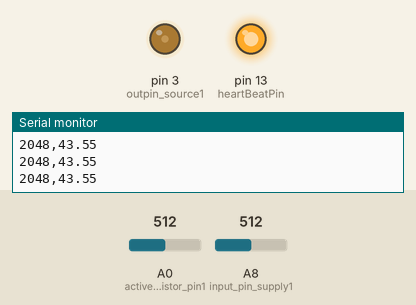
Simulated run of this sketch. Board: Teensy 4. On the bench: output pins drawn as LEDs (lit = HIGH), the last lines printed to the serial monitor. Inputs (shaded band) come from the test bench; at power-on: A0 (active_thermistor_pin1) = 512, A8 (input_pin_supply1) = 512 (analog values on the 0–1023 scale).

Above: at 1.2 s.
1.3 s: A0 (active_thermistor_pin1) set to 716
At 2.1 s:
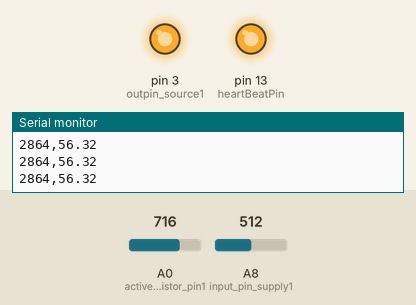
2.8 s: A8 (input_pin_supply1) set to 716
At 3.8 s:
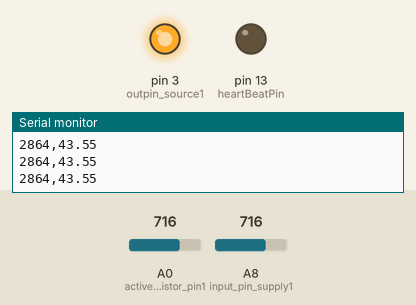
4.3 s: A8 (input_pin_supply1) set to 306
7.3 s: A0 (active_thermistor_pin1) set to 306
At 7.9 s:
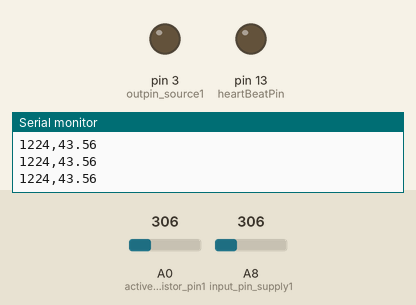
8.8 s: A8 (input_pin_supply1) set to 122
At 9.4 s:
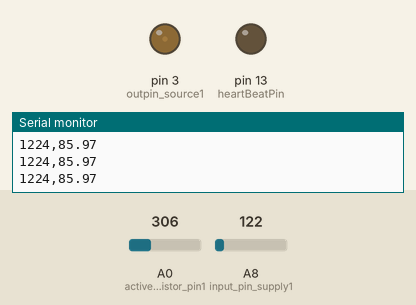
10.4 s: A0 (active_thermistor_pin1) set to 10
At 11.3 s:
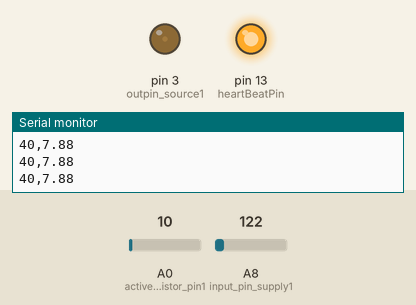
Timing chart, 0 to 12.9 s (numbered marks = the images above; inputs shaded):
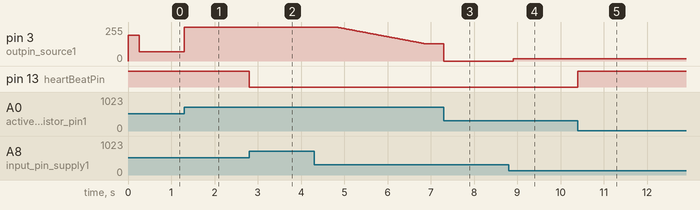

The sketch:

active_thermal_magnum_opus.ino
```cpp
#include <math.h>

IntervalTimer buck_control_timer;
IntervalTimer send_data_timer;
IntervalTimer temperature_control_timer;

const int heartBeatPin = 13;

const int outpin_source1 = 3;     /// change me
const int input_pin_supply1 = 22; /// change me

const int active_thermistor_pin1 = 14;
const int active_thermistor_pin2 = 15;

#define minV 7
#define maxV 13

int incomingValue;
volatile float Setpoint1mv = 10000;
volatile float Tset = 55.0; //C
const float mv_coeff = 4.922;

int serialVals[2];
int serialNdx = 0;


const float kp = 0.5; // 0-4095 DC units per mv of error
const float ki = 1; // 0-4095 DC units per mv of error
const float kd = 0; // 0-4095 DC units per mv of error

volatile float Te = 0;
volatile float Te_last = 0;
volatile float Te_sum = minV * 1000.0;
const float temperature_dt = 0.1;

const float temperature_kp = 1500.0; // mv/(K)
float temperature_ki = 300.0; // mv/(K s)
float temperature_kd = 30.0; // mv/(K/s)
const float TI_max = maxV * 1000.0;
volatile int control = 1;
volatile int LED = 1;

const float len = 9.0;
volatile int Input1mv[]= {0,0,0,0,0,0,0,0,0,0};
volatile int i = 0;
float Inmv = 19960;

volatile float Input1mv_avg = 0;
volatile float Delta1mv;
float I_max = 1500;
volatile float Delta1mv_sum = 1000;
volatile float Delta1mv_last = 0;
volatile float pwm1;

float buck_dt = 0.001;
volatile float out1 = 0;

float data_dt = 0.01;

// Convert voltage to temperature in celcius
float temperature(int a, float Vsupp, float Rref) {
    const float Vref = 3.3;
    float Vin = ((float)a)/4095.0*Vref;
    const float T1 = 288.15;
    const float Beta = 3406;
    const float R1 = 14827;
    Vin = constrain(Vin,0.001, 3.3);
    float RT = constrain(Rref*((Vsupp/Vin) - 1),1000, 20000);
    float TC = (T1*Beta/log(R1/RT))/(Beta/log(R1/RT) - T1) - 273.15;
    return TC;
}

// Return temperature of active temperature sensor in celcius
float active(void) {
    return temperature(analogRead(active_thermistor_pin1), Input1mv_avg*0.001, 1000);
}

void temperature_controller(void) {
    float act = active();

    if (act > 20 && control) {
        Te = Tset - act;
        if (abs(Te) < 0.5) {
            LED = !LED;
            digitalWrite(heartBeatPin,LED);
        }

        Te_sum = constrain(Te_sum + Te*temperature_ki*temperature_dt , minV*1000.0, maxV*1000.0 - temperature_kp*Te);
        Setpoint1mv = constrain(temperature_kp*Te + Te_sum + temperature_kd*(Te - Te_last)/temperature_dt, minV*1000.0, maxV*1000.0);
        Te_last = Te;
    } else {
        digitalWrite(heartBeatPin,HIGH);
    }
}

void buck_controller(void) {
    for (i = 0; i < len; i++) {
        Input1mv[i] = Input1mv[i+1];
    }

    Input1mv[(int)len] = int(analogRead(input_pin_supply1)*mv_coeff);
    Input1mv_avg = 0;
    for (i = 0; i <= len; i++) {
        Input1mv_avg += Input1mv[i]/(len + 1);
    }
    Delta1mv = Setpoint1mv - Input1mv_avg ;
    Delta1mv_sum = constrain(Delta1mv_sum + Delta1mv*buck_dt*ki, -I_max, I_max);
    pwm1 = constrain(Delta1mv*kp + Delta1mv_sum + (Delta1mv - Delta1mv_last)*kd,0,4095);
    Delta1mv_last = Delta1mv;
    analogWrite(outpin_source1, 4095 - pwm1);
}

void send_data(void) {
    int temp1 = analogRead(active_thermistor_pin1);
    // int temp2 = analogRead(active_thermistor_pin2);
    Serial.print(temp1); Serial.print(",");
    Serial.println(temperature(temp1, Input1mv_avg*0.001, 1000)); // Serial.print(",");
    // Serial.print(active()); Serial.print(",");
    // Serial.print(Setpoint1mv*0.001); Serial.print(",");
    // Serial.println(Input1mv_avg*0.001);
}

void setup() {
    Serial.begin(115200);
    Serial.setTimeout(10);
    analogReference(DEFAULT);
    analogReadResolution(12);
    analogWriteResolution(12);

    pinMode(heartBeatPin,OUTPUT);
    digitalWrite(heartBeatPin,HIGH);

    analogWriteFrequency(outpin_source1, 31250);


    pwm1 = 0;
    analogWrite(outpin_source1, pwm1);
    buck_control_timer.priority(0);
    buck_control_timer.begin(buck_controller, buck_dt*1E6);  // Run controller every X microseconds

    send_data_timer.priority(1);
    send_data_timer.begin(send_data, data_dt*1E6);  // Run controller every X microseconds

    temperature_control_timer.priority(2);
    temperature_control_timer.begin(temperature_controller, temperature_dt*1E6);  // Run controller every X microseconds
}

void loop() {
    delay(100000);
}

void serialEvent() {
    char command = (char) Serial.read();

    if (command == 'C')
        control = 1;
    if (command == 'H')
        control = 0;

    if (command == 'V') {
        int parsedVal = Serial.parseInt();
        if (parsedVal > 1000) {
            Setpoint1mv = constrain(parsedVal, 1000, 14000);
            control = 0;
        }
    }

    if (command == 'T') {
        int parsedVal = Serial.parseInt();
        if (parsedVal > 25000) {
            Tset = constrain((float) parsedVal * 0.001, 0, 55);
            control = 1;
        }
    }

    if (command == 'K') {
        int parsedVal = Serial.parseInt();
        if (parsedVal >= 1)
            temperature_ki = constrain(parsedVal, 1, 400);
    }
}
```

Measured:
- after the input at 1.3 s, pin 3 (outpin_source1): 70/255 → 255/255 at once
- after the input at 2.8 s, pin 13 (heartBeatPin): HIGH → LOW at once
- after the input at 4.3 s, pin 3 (outpin_source1): moves from 255/255 to 131/255 over 2.0 s, starting after 0.52 s
- after the input at 7.3 s, pin 3 (outpin_source1): 131/255 → 0/255 at once
- after the input at 8.8 s, pin 3 (outpin_source1): 0/255 → 18/255 after 0.10 s
- after the input at 10.4 s, pin 13 (heartBeatPin): LOW → HIGH at once
